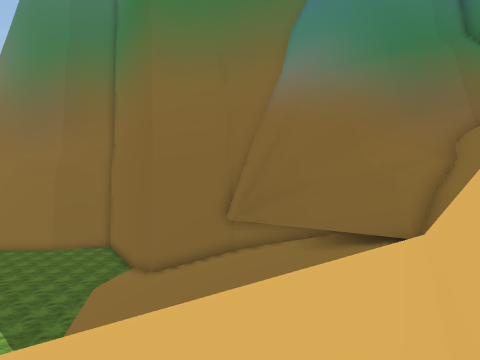
[1] (above)

17 first-person views from a walk through a scene from a Unity 3-D project. The camera is 1.5 m above the floor, looks level and sees 75° across. The floor is counted in squares, 2 m on a side. Each view is taken from the middle of a square. On the plan, view 1 faces up. The plan holds only what a view shows up to about 10 squares ahead; the rest is blank. The place goes on beyond the plan. Flat ground stands in for the terrain. Some surface patterns are stand-ins.

[2]
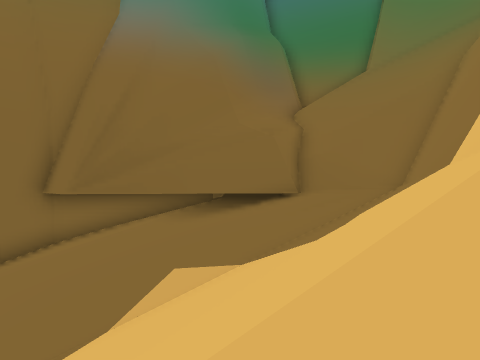

[3]
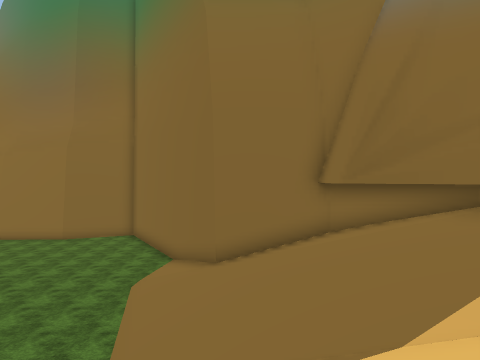

[4]
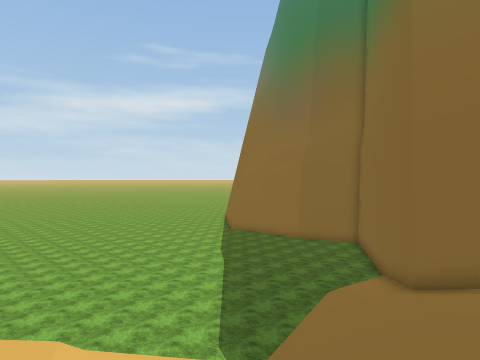

[5]
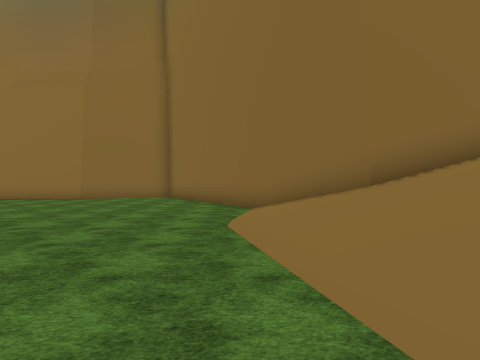

[6]
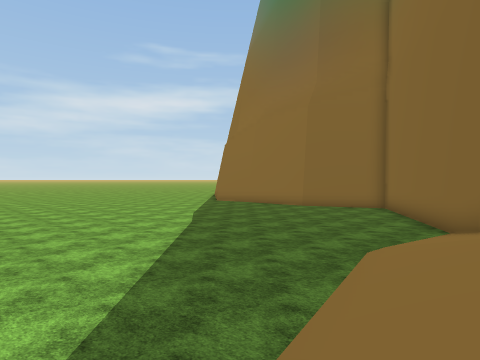

[7]
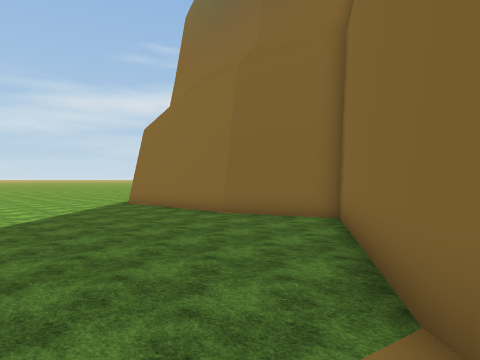

[8]
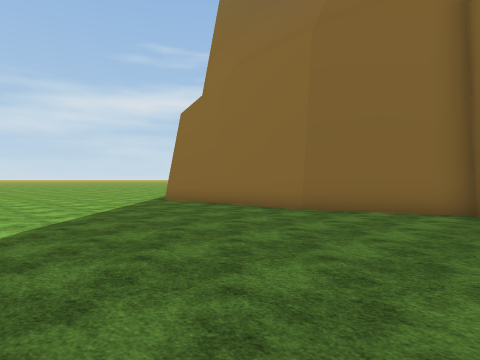

[9]
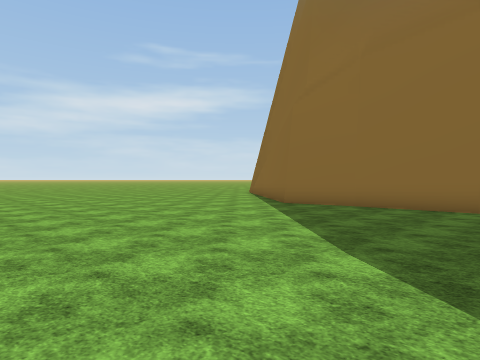

[10]
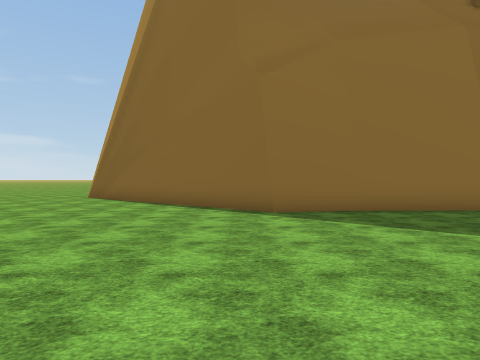

[11]
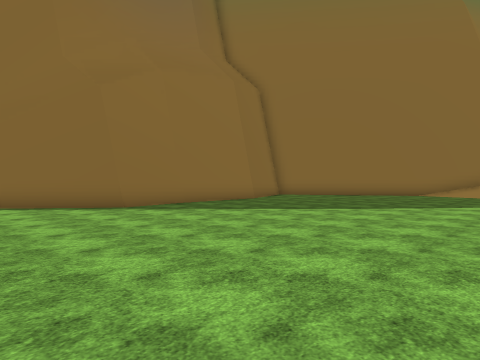

[12]
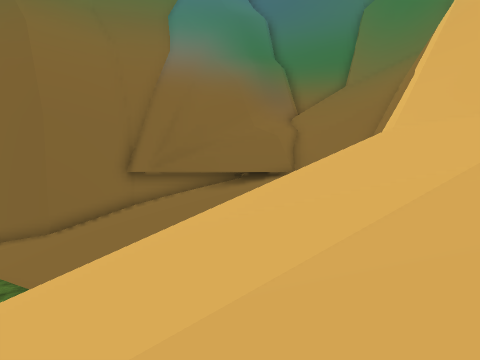

[13]
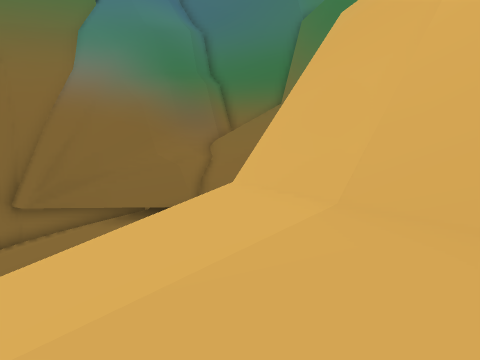

[14]
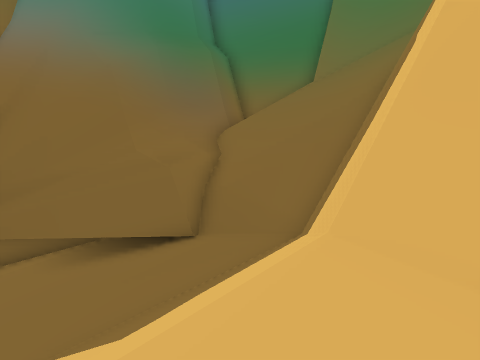

[15]
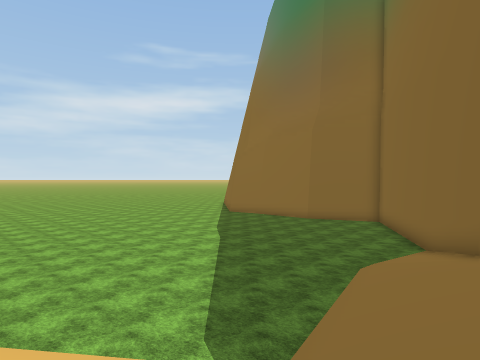

[16]
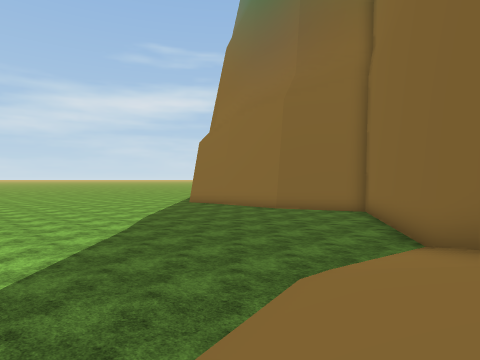

[17]
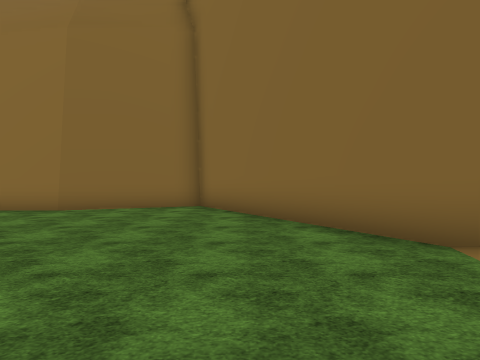

### Floor plan
Key: @ floor where view 1 was taken; # wall or solid block; . floor; / step, stairs or slope; = window, fence, low wall or low ledge.
Columns run from 22 left of view 1 to 6 right of it. Each row starts with its distance up from view 1.
 23 .##
 22 ..##      #####
 21 ...########...#
 20 ..............##
 19 ...............##
 18 ................#
 17 ................##
 16 .................##
 15 ................//#
 14 ................//######
 13 ................///////###
 12 ..... ..........////////=##
 11        ..........///////=##
 10        ..........////////=#
  9         ........./////////##
  8         ......../ /////////##
  7         ......./    ///////##
  6          ....////  /////////#
  5           ../////// ///////##
  4                 /////////###
  3                /////////##
  2                /////////#
  1                 ///////##
  0                ///////@#
 -1                     //##
 -2                    //##

Positions as (right, up) in squares from view 1, and headings:
1: (0, 0), facing up
2: (-3, 3), facing up-right
3: (-3, 4), facing up
4: (-1, 4), facing up-left
5: (-6, 8), facing up
6: (-4, 8), facing up-left
7: (-5, 14), facing up-left
8: (-8, 14), facing up-left
9: (-12, 12), facing up-left
10: (-19, 13), facing up
11: (-22, 12), facing up-right
12: (-7, 0), facing up-right
13: (-3, -2), facing up-right
14: (0, 2), facing up-right
15: (-3, 6), facing up-left
16: (-4, 10), facing up-left
17: (-8, 13), facing up
